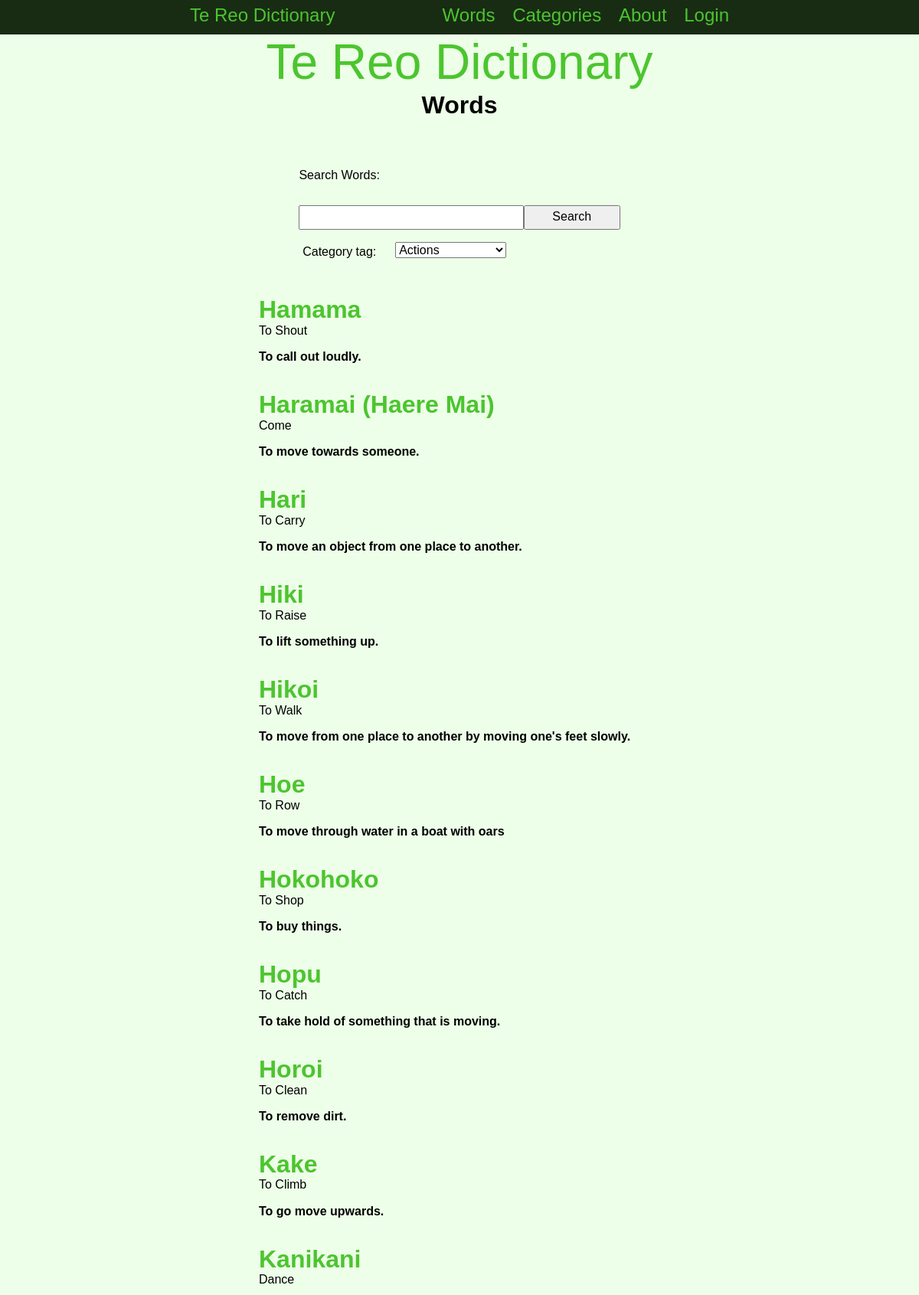
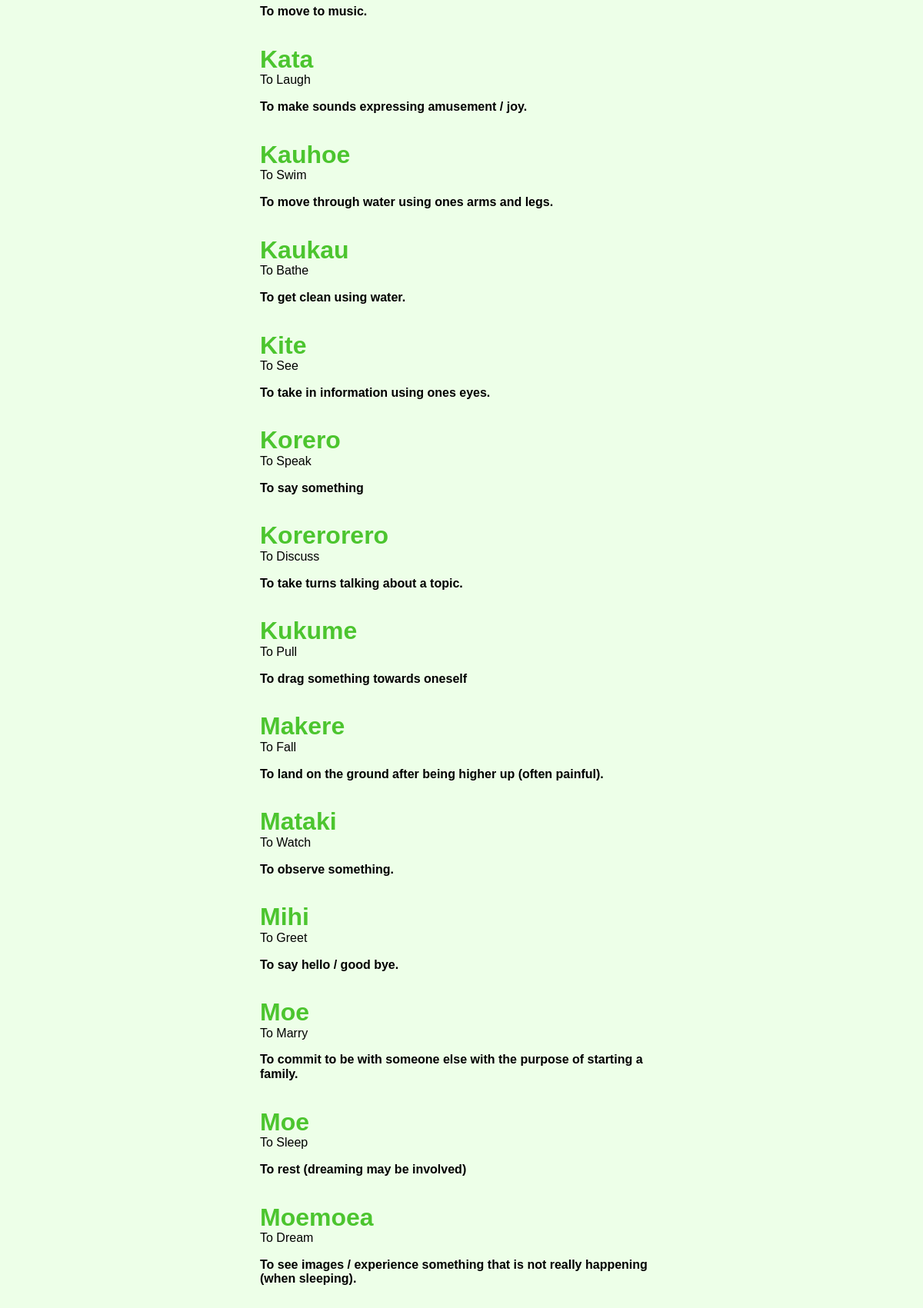
Page /words/category/1 (upper part) on the committed database (2 pictures, top to bottom).
### tables this page shows
CREATE TABLE "words"
(
    id                integer
        constraint words_pk
            primary key autoincrement,
    english_word      varchar(30),
    maori_word        varchar(30),
    definition        varchar(100),
    category_id       integer
        constraint categrory_id
            references categories,
    level             integer,
    last_edited_date  date,
    last_edited_by_id integer
        constraint user_id
            references users,
    image_name        varchar(30)
);

### app.py (the view)
@app.route('/words/category/<category_id>', methods=['POST', 'GET'])
def render_wordcategory(category_id):
    if request.method == 'POST':
        search = request.form.get('search').lower().strip()
        category_filter = request.form.get('category')
        return search_redirect(search, category_filter)
    words = database_select('SELECT * FROM words WHERE category_id = ?', (category_id,))
    if len(words) == 0:
        words = None
    search = [int(category_id), None]
    return render_template('words.html', logged_in=is_logged_in(), session_info=session_info(), word_info=words, categories=category_info(), users=user_info(), words=words, search=search)

### app.py (called while the page is built)
def create_connection(db_file):
    try:
        connection = sqlite3.connect(db_file)
        return connection
    except Error as e:
        print(e)
    return None

def database_select(query, info):
    con = create_connection(DATABASE)
    cur = con.cursor()
    cur.execute(query, info)
    info = cur.fetchall()
    con.close()
    return info

def is_logged_in():
    if session.get('email') is None:
        return False
    else:
        return True

def session_info():
    return session

def category_info():
    return database_select('SELECT * FROM categories', ())

def user_info():
    return database_select('SELECT * FROM users', ())

### templates/words.html (shortened to what this page needs)
{% extends "base.html" %}
{% block pageheading %}Words{% endblock %}
{% block main %}
    <table><tr><td>
        <form class="form" method="POST">
            <div class="form-group">
                <div class="form-button">Search Words:</div>
            </div>
            <div class="form-group">
                <div class="form-element"><input type="text" name="search" id="search"></div>
                <div class="form-button-label"><input type="submit" value="Search"></div>
            </div>
            <div class="form-group">
                <div class="form-text-label">Category tag:</div>
                <div class="form-element">
                    <select name="category" id="category">
                        {% for category in categories %}
                            <option {% if search != None %}{% if search[0] == category[0] %}selected{% endif %}{% endif %}>{{ category[1] }}</option>
                        {% endfor %}
                    </select>
                </div>
            </div>
       </form>
    </td></tr></table>
    <br>
    {% if word_info != None %}
        {% for word in word_info %}
            <table class="word_display">
                <tr>
                    <td colspan="2"><h3 onclick="togglePopup{{ word[0] }}()">{{ word[2] }}</h3><p>{{ word[1] }}</p></td>
                </tr>
                <tr>
                    <td colspan="2" class="definition">{{ word[3] }}</td>
                </tr>
            </table>
            <br>
        {% endfor %}
    {% else %}
        <h2>No results found</h2>
    {% endif %}
{% endblock %}

### templates/base.html (shortened to what this page needs)
<!DOCTYPE html>
<html>
<head>
    <link rel="stylesheet" href="https://cdnjs.cloudflare.com/ajax/libs/normalize/8.0.1/normalize.css"/>
    <link href="{{ url_for('static', filename='TeReoDictionary.css') }}" rel="stylesheet">
</head>
<body>
<nav>
    <div class="container">
        <div class="navbar-brand"><a href="/">Te Reo Dictionary</a></div>
        <div class="navbar-links">
            <a href="/words">Words</a>
            <a href="/categories">Categories</a>
            <a href="/about">About</a>
            {% if logged_in %}
                <a href="/logout">Logout</a>
            {% else %}
            <a href="/login">Login</a>
            {% endif %}
        </div>
    </div>
</nav>
<div class="container">
    <header>
        <h1><a>Te Reo Dictionary</a></h1>
        <h2>{% block pageheading %}{% endblock %}</h2>
    </header>
    <main>
        {% block main %}
        {% endblock %}
    </main>
</div>
</body>
</html>

### static/TeReoDictionary.css (style rules this page uses)
* { font-family: 'Rage Italic', sans-serif; padding: 0; margin: 0; box-sizing: border-box; }
body { background-color: rgb(237, 255, 232); }
.container { width: 60vw; margin: auto; }
.container::after { content: ""; clear: both; display: table; }
h1 { text-align: center; font-weight: 200; font-size: 4rem; margin: 0; }
h2 { font-size: 2rem; text-align: center; margin: 0 0 0.5rem 0; }
h3 { font-size: 2rem; color: rgb(76, 197, 47); }
.word_display h3 { cursor: pointer; }
.definition, .word_label { font-weight: bold; }
nav { background-color: rgb(24, 44, 19); text-align: center; font-size: 1.5rem; padding-top: 0.4rem; padding-bottom: 0.7rem; color: rgb(76, 197, 47); }
.navbar-brand { display: inline; float: left; }
.navbar-links { display: inline; float: right; }
nav a { padding: 0 0.5rem; font-size: 1.5rem; }
a, a:visited { color: rgb(76, 197, 47); text-decoration: none; }
.form { width: 80%; margin: auto; padding-bottom: 1rem; margin-bottom: 20px; display: block; }
.form-group { padding-top: 3rem; }
.form-group input { padding: 0.3rem; width: 100%; }
.form-text-label { width: 30%; float: left; padding: 0.3rem; }
.form-button-label { width: 30%; float: left; }
.form-element { width: 70%; float: left; }
.form-button { width: 100%; float: left; }
table { border-collapse: collapse; width: 75%; margin: auto; table-layout: fixed; }
td, tr { padding: 8px; }

### rows in the picture
words: maori_word "Hamama", english_word "To Shout", definition "To call out loudly."
words: maori_word "Haramai (Haere Mai)", english_word "Come", definition "To move towards someone."
words: maori_word "Hari", english_word "To Carry", definition "To move an object from one place to another."
words: maori_word "Hiki", english_word "To Raise", definition "To lift something up."
words: maori_word "Hikoi", english_word "To Walk", definition "To move from one place to another by moving one's feet slowly."
words: maori_word "Hoe", english_word "To Row", definition "To move through water in a boat with oars"
words: maori_word "Hokohoko", english_word "To Shop", definition "To buy things."
words: maori_word "Hopu", english_word "To Catch", definition "To take hold of something that is moving."
words: maori_word "Horoi", english_word "To Clean", definition "To remove dirt."
words: maori_word "Kake", english_word "To Climb", definition "To go move upwards."
words: maori_word "Kanikani", english_word "Dance", definition "To move to music."
words: maori_word "Kata", english_word "To Laugh", definition "To make sounds expressing amusement / joy."
words: maori_word "Kauhoe", english_word "To Swim", definition "To move through water using ones arms and legs."
words: maori_word "Kaukau", english_word "To Bathe", definition "To get clean using water."
words: maori_word "Kite", english_word "To See", definition "To take in information using ones eyes."
words: maori_word "Korero", english_word "To Speak", definition "To say something"
words: maori_word "Korerorero", english_word "To Discuss", definition "To take turns talking about a topic."
words: maori_word "Kukume", english_word "To Pull", definition "To drag something towards oneself"
words: maori_word "Makere", english_word "To Fall", definition "To land on the ground after being higher up (often painful)."
words: maori_word "Mataki", english_word "To Watch", definition "To observe something."
words: maori_word "Mihi", english_word "To Greet", definition "To say hello / good bye."
words: maori_word "Moe", english_word "To Marry", definition "To commit to be with someone else with the purpose of starting a family."
words: maori_word "Moe", english_word "To Sleep", definition "To rest (dreaming may be involved)"
words: maori_word "Moemoea", english_word "To Dream", definition "To see images / experience something that is not really happening (when sleeping)."

### other values in the picture
form field category "Actions"
